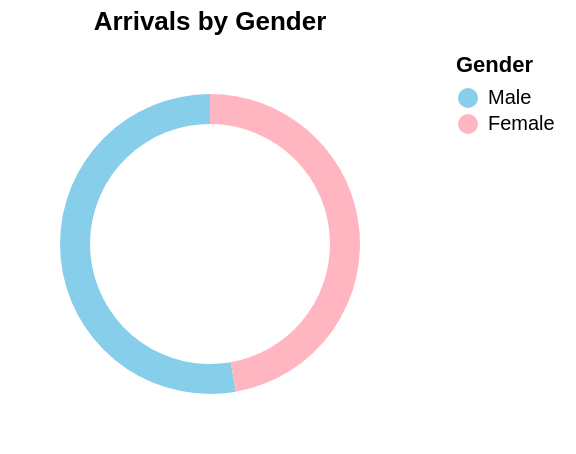

Write the Vega-Lite specification saved for this chart.
### Vega-Lite specification from a JSON file in a GitHub repository (floating-point values rounded to 4 significant figures)
{"$schema": "https://vega.github.io/schema/vega-lite/v5.json", "description": "Donut chart to show male and female arrivals", "title": {"text": "Arrivals by Gender", "fontSize": 13, "anchor": "middle"}, "width": 200, "height": 200, "data": {"values": [{"gender": "Male", "percentage": 52.76, "count": 1862082, "total": 3528338}, {"gender": "Female", "percentage": 47.24, "count": 1666256, "total": 3528338}]}, "mark": {"type": "arc", "innerRadius": 75, "outerRadius": 60, "tooltip": true}, "encoding": {"theta": {"field": "percentage", "type": "quantitative", "stack": true}, "color": {"field": "gender", "type": "nominal", "scale": {"domain": ["Male", "Female"], "range": ["#87CEEB", "#FFB6C1"]}, "title": "Gender"}, "tooltip": [{"field": "gender", "type": "nominal", "title": "Gender"}, {"field": "total", "type": "quantitative", "title": "Total Arrivals", "format": ","}, {"field": "count", "type": "quantitative", "title": "Total Gender Arrivals", "format": ","}, {"field": "percentage", "type": "quantitative", "title": "Percentage"}]}, "config": {"legend": {"orient": "right", "padding": 5, "title": {"fontSize": 12}}}}
